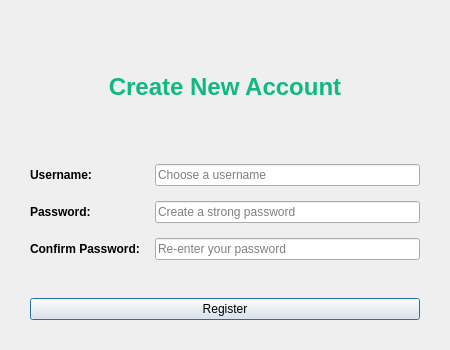
<?xml version="1.0" encoding="UTF-8"?>
<ui version="4.0">
 <class>RegisterDialog</class>
 <widget class="QDialog" name="RegisterDialog">
  <property name="geometry">
   <rect>
    <x>0</x>
    <y>0</y>
    <width>450</width>
    <height>350</height>
   </rect>
  </property>
  <property name="minimumSize">
   <size>
    <width>450</width>
    <height>350</height>
   </size>
  </property>
  <property name="windowTitle">
   <string>Club Management - Register</string>
  </property>
  <layout class="QVBoxLayout" name="verticalLayout">
   <property name="spacing">
    <number>20</number>
   </property>
   <property name="leftMargin">
    <number>30</number>
   </property>
   <property name="topMargin">
    <number>30</number>
   </property>
   <property name="rightMargin">
    <number>30</number>
   </property>
   <property name="bottomMargin">
    <number>30</number>
   </property>
   <item>
    <widget class="QLabel" name="titleLabel">
     <property name="text">
      <string>Create New Account</string>
     </property>
     <property name="alignment">
      <set>Qt::AlignCenter</set>
     </property>
     <property name="styleSheet">
      <string>font-size: 18pt; font-weight: bold; color: #10b981;</string>
     </property>
    </widget>
   </item>
   <item>
    <layout class="QFormLayout" name="formLayout">
     <property name="horizontalSpacing">
      <number>15</number>
     </property>
     <property name="verticalSpacing">
      <number>15</number>
     </property>
     <item row="0" column="0">
      <widget class="QLabel" name="label">
       <property name="text">
        <string>Username:</string>
       </property>
       <property name="styleSheet">
        <string>font-weight: 600;</string>
       </property>
      </widget>
     </item>
     <item row="0" column="1">
      <widget class="QLineEdit" name="usernameEdit">
       <property name="placeholderText">
        <string>Choose a username</string>
       </property>
      </widget>
     </item>
     <item row="1" column="0">
      <widget class="QLabel" name="label_2">
       <property name="text">
        <string>Password:</string>
       </property>
       <property name="styleSheet">
        <string>font-weight: 600;</string>
       </property>
      </widget>
     </item>
     <item row="1" column="1">
      <widget class="QLineEdit" name="passwordEdit">
       <property name="echoMode">
        <enum>QLineEdit::Password</enum>
       </property>
       <property name="placeholderText">
        <string>Create a strong password</string>
       </property>
      </widget>
     </item>
     <item row="2" column="0">
      <widget class="QLabel" name="label_3">
       <property name="text">
        <string>Confirm Password:</string>
       </property>
       <property name="styleSheet">
        <string>font-weight: 600;</string>
       </property>
      </widget>
     </item>
     <item row="2" column="1">
      <widget class="QLineEdit" name="confirmPasswordEdit">
       <property name="echoMode">
        <enum>QLineEdit::Password</enum>
       </property>
       <property name="placeholderText">
        <string>Re-enter your password</string>
       </property>
      </widget>
     </item>
    </layout>
   </item>
   <item>
    <widget class="QPushButton" name="registerButton">
     <property name="text">
      <string>Register</string>
     </property>
     <property name="icon">
      <iconset>
       <normaloff>:/icons/register.png</normaloff>
      </iconset>
     </property>
    </widget>
   </item>
  </layout>
 </widget>
 <resources/>
 <connections/>
</ui>
